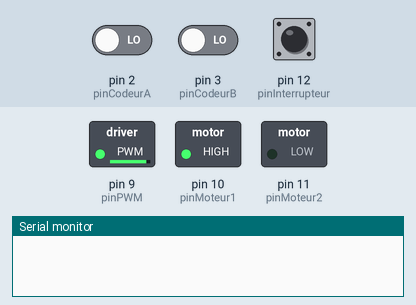
Bench run of a sketch on a simulated Arduino Uno, built with avr-gcc and run on an emulated ATmega328P. Parts: switched loads named in the sketch (green lamp = pin HIGH), the last lines printed to the serial monitor. The test bench sets the inputs (shaded band); at power-on: pin 12 (pinInterrupteur) HIGH, pin 2 (pinCodeurA) LOW, pin 3 (pinCodeurB) LOW.

Above: at 0.8 s.
0.9 s: pin 12 (pinInterrupteur) pulled LOW for 1 s
At 1.0 s:
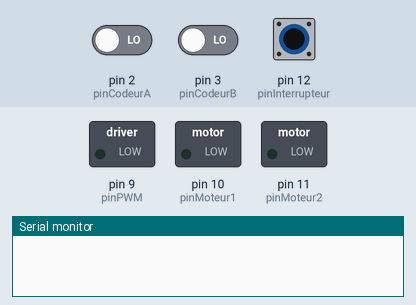
At 3.0 s:
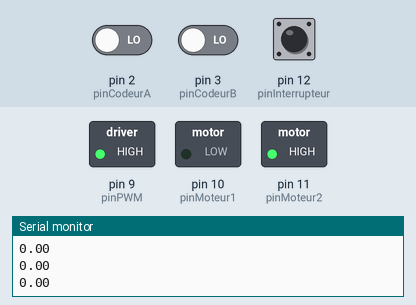
Timing chart, 0 to 4.5 s (numbered marks = the images above; inputs shaded):
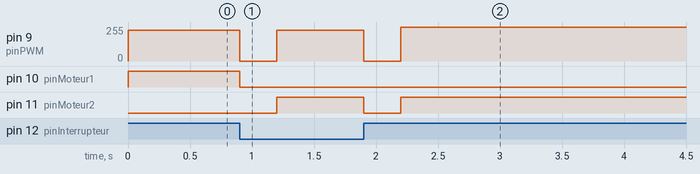

Measured:
- after the input at 0.9 s, pin 9 (pinPWM): 230/255 → 0/255 at once, → 230/255 0.30 s later, → 0/255 0.70 s later, → 255/255 0.30 s later; pin 10 (pinMoteur1): HIGH → LOW at once; pin 11 (pinMoteur2): LOW → HIGH after 0.30 s, → LOW 0.70 s later, → HIGH 0.30 s later

The sketch:

boucle_ouverte.ino
```cpp
/* -------------------------------------------------------------------------------------------------------------------------
  Pilotage moteur DC avec 2 boutons et lecture position

  Le bouton de gauche (rouge) fait tourner le moteur dans un sens, l'autre bouton (vert) dans l'autre sens

  Un interrupteur gere une fin de course et l'initialisation au homing (interrupteur NC, ferme, donc 0, car connecte a GND par defaut)

  Les codeurs sont lus en binaire (lecture rapide) et sur les fronts montants ET descendants des deux codeurs ( 2 interruptions )

  Asservissement PID implemente intrinsequement precis

  La course est de 6647 impulsions

  V 7  Hadrien Patte 13/03/2017
  ----------------------------------------------------------------------------------------------------------------------------*/
/* -------------------------------------------------------------------------------------------------------------------------
  Notes : * pas de pulldown internes sur des arduino, uniquement des pullup
            volatile pour les variables modifiables en interruption
            const pour les pin
  ----------------------------------------------------------------------------------------------------------------------------*/

// Variables liees a l'affichage sr le port serie
unsigned long maintenant;
unsigned long dernierAffichage;
const int periodeAffichage = 50;

// Variables liees au calcul du PID
unsigned long dernierCalculPID = 0;
float vitesseinstantannee = 0;
volatile float position = 0; // input
volatile float previousposition = 0; // input
float dernierePosition = 0;
float consigne = 3000; // setpoint
float sortiePID = 0; // output
float ITerm = 0;
int periodePID = 10;
int vitesseMin = 200;
int vitesseMax = 255;

// Coefficients PID
float kp = 1;
float ki = 0;
float kd = 0;

// Connexion du driver moteur L298N aux broches numeriques Arduino
const byte pinPWM             =   9;     // Pin PWM enable
const byte pinMoteur1         =  10;     // Pin Moteur 1
const byte pinMoteur2         =  11;     // Pin Moteur 2

const byte pinCodeurA         =   2;     // Broche signal codeur A
const byte pinCodeurB         =   3;     // Broche signal codeur B
boolean stateCodeurA          =   0;     // Variable d'etat du codeur A
boolean stateCodeurB          =   0;     // Variable d'etat du codeur B

const byte pinBoutonRouge     =   5;     // Broche signal bouton rouge
const byte pinBoutonVert      =   6;     // Broche signal bouton vert
boolean stateBoutonRouge      =   1;     // Variable d'etat du bouton rouge
boolean stateBoutonVert       =   1;     // Variable d'etat du bouton vert

const byte pinInterrupteur    =  12;     // Broche de l'interrupteur de fin de course et d'initialisation de la position

int homingSpeed               = 230;     // Vitesse de homing (0-255)

void setup() {
  Serial.begin(115200);                  // Activation du moniteur serie

  // Initialisation des broches de commande du moteur
  pinMode(pinPWM,     OUTPUT);
  pinMode(pinMoteur1, OUTPUT);
  pinMode(pinMoteur2, OUTPUT);

  // Initialisation des broches des codeurs
  pinMode(pinCodeurA, INPUT);
  pinMode(pinCodeurB, INPUT);

  // Initialisation de la broche de l'interrupteur
  pinMode(pinInterrupteur,     INPUT);
  digitalWrite(pinInterrupteur, HIGH);   // Activation pullup interne

  // Initialisation des broches des boutons
  pinMode(pinBoutonRouge,     INPUT);
  pinMode(pinBoutonVert,      INPUT);
  digitalWrite(pinBoutonRouge, HIGH);    // Activation pullup interne
  digitalWrite(pinBoutonVert,  HIGH);    // Activation pullup interne

  // Initialise la position
  homing(homingSpeed);

  // Lance les interruptions
  attachInterrupt(0, interruptionCodeurA, CHANGE); // interruption 0 sur le codeur A (PIN 2)
  attachInterrupt(1, interruptionCodeurB, CHANGE); // interruption 1 sur le codeur B (PIN 3)

  // Initialise le PID
  ki = ki * ((float)periodePID) / 1000;
  kd = kd * 1000 / ((float)periodePID);
}

void loop() {
  // boucle de controle asservi (reponse a une consigne)
  afficher();

  //calculPID();

  deplacementGauche(255);

}

/*void loop() {
  // loop de controle manuel (boutons)
  afficher(position);

  stateBoutonRouge = !digitalRead(pinBoutonRouge);   // On inverse la lecture car on veut le moteur arrete quand la pin est a l'etat haut
  stateBoutonVert  = !digitalRead(pinBoutonVert);    // On inverse la lecture car on veut le moteur arrete quand la pin est a l'etat haut

  // Test des boutons pour deplacement manuel (fin de courses logicielles)
  if ((stateBoutonVert == HIGH) and (position > 0)) {
    deplacementDroite(vitesseMax);
  }
  else if ((stateBoutonRouge == HIGH) and (position < 6000)) {
    deplacementGauche(vitesseMax);
  }
  else {
    arretMoteur();
  }

  }*/

// ---------------------------------------------------------------------------------------------------------------------------
void homing(int vitesseHoming) {
  // On Fait avancer le chariot vers la droite tant que l'interrupteur a le status 0. On arrete le moteur quand l'interrupteur passe au status 1
  analogWrite(pinPWM, homingSpeed);            // Envoi de la vitesse de homing sur la pin PWM
  while (digitalRead(pinInterrupteur) == HIGH) {
    deplacementDroite(vitesseHoming);
  }
  arretMoteur();
  delay(300);

  while (digitalRead(pinInterrupteur) == LOW) {
    deplacementGauche(vitesseHoming);
  }
  arretMoteur();
  delay(300);
}

// ---------------------------------------------------------------------------------------------------------------------------
void deplacementGauche(int vitesse) {
  // Deplacement vers la gauche du chariot a la vitesse vitesse
  analogWrite(pinPWM,   vitesse);            // Envoi de la vitesse sur la pin PWM pinPWM
  digitalWrite(pinMoteur1,  LOW);
  digitalWrite(pinMoteur2, HIGH);
}

// ---------------------------------------------------------------------------------------------------------------------------
void deplacementDroite(int vitesse) {
  // Deplacement vers la droite du chariot
  analogWrite(pinPWM,   vitesse);            // Envoi de la vitesse sur la pin PWM pinPWM
  digitalWrite(pinMoteur1, HIGH);
  digitalWrite(pinMoteur2,  LOW);
}

// ---------------------------------------------------------------------------------------------------------------------------
void arretMoteur() {
  // Arret du moteur
  analogWrite(pinPWM,        0);
  digitalWrite(pinMoteur1, LOW);
  digitalWrite(pinMoteur2, LOW);
}

// ---------------------------------------------------------------------------------------------------------------------------
void afficher() {
  // Affichage sur le port serie toutes les period de la variable
  maintenant = millis();
  if ( (maintenant - dernierAffichage) >= periodeAffichage )  {
    vitesseinstantannee = (position - previousposition) / periodeAffichage;
    previousposition = position;
    Serial.println(vitesseinstantannee);
    dernierAffichage = maintenant;
  }
}

// ---------------------------------------------------------------------------------------------------------------------------
void calculPID()
{
  maintenant = millis();
  if ( (maintenant - dernierCalculPID) >= periodePID)
  {
    //Compute all the working erreur variables
    float erreur = (consigne - position);
    ITerm += (ki * erreur);
    if (ITerm > vitesseMax) {
      ITerm = vitesseMax;
    }
    else if (ITerm < vitesseMin) {
      ITerm = vitesseMin;
    }
    float dposition = (position - dernierePosition);

    // Calcul de sortiePID
    sortiePID = kp * erreur + ITerm - kd * dposition;

    // On cale sortiePID entre vitesseMin et vitesseMAX
    if (sortiePID >= 0) {
      if (sortiePID > vitesseMax) {
        sortiePID = vitesseMax;
      }
      else if (sortiePID < vitesseMin) {
        sortiePID = vitesseMin;
      }
    }
    else {
      if (sortiePID > (0 - vitesseMin) ) {
        sortiePID = (0 - vitesseMin);
      }
      else if (sortiePID < (0 - vitesseMax)) {
        sortiePID = (0 - vitesseMax);
      }
    }

    // Pour le prochain passage
    dernierePosition = position;
    dernierCalculPID = maintenant;
  }
}
// ---------------------------------------------------------------------------------------------------------------------------
void interruptionCodeurA() {
  stateCodeurA = (PIND & B00000100) >> 2;  // Lecture de la broche 2 en binaire ( equivaut a stateCodeurA = digitalRead(pinCodeurA); )
  stateCodeurB = (PIND & B00001000) >> 3;  // Lecture de la broche 3 en binaire ( equivaut a stateCodeurB = digitalRead(pinCodeurB); )

  if (stateCodeurA == HIGH) {
    if (stateCodeurB == HIGH) {
      position -- ;
    }
    else {
      position ++ ;
    }
  }
  else {
    if (stateCodeurB == HIGH) {
      position ++ ;
    }
    else {
      position -- ;
    }
  }
}

// ---------------------------------------------------------------------------------------------------------------------------
void interruptionCodeurB() {
  stateCodeurA = (PIND & B00000100) >> 2;  // Lecture de la broche 2 en binaire ( equivaut a stateCodeurA = digitalRead(pinCodeurA); )
  stateCodeurB = (PIND & B00001000) >> 3;  // Lecture de la broche 3 en binaire ( equivaut a stateCodeurB = digitalRead(pinCodeurB); )

  if (stateCodeurA == HIGH) {
    if (stateCodeurB == HIGH) {
      position ++ ;
    }
    else {
      position -- ;
    }
  }
  else {
    if (stateCodeurB == HIGH) {
      position -- ;
    }
    else {
      position ++ ;
    }
  }
}

// ---------------------------------------------------------------------------------------------------------------------------
```
